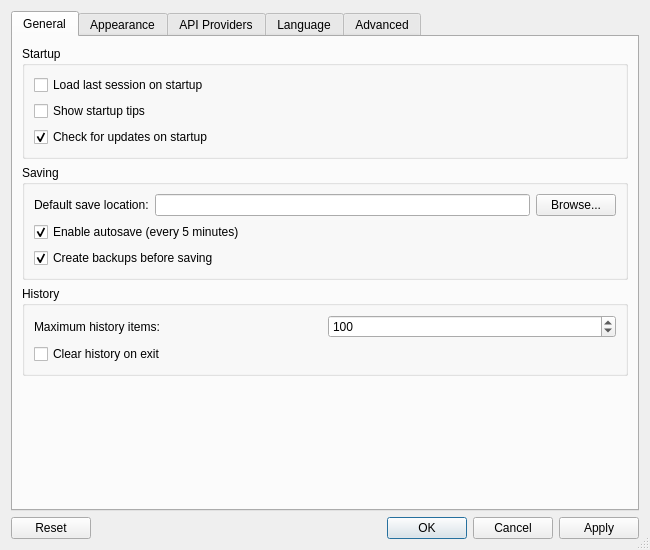
<?xml version="1.0" encoding="UTF-8"?>
<ui version="4.0">
 <class>SettingsDialog</class>
 <widget class="QDialog" name="SettingsDialog">
  <property name="geometry">
   <rect>
    <x>0</x>
    <y>0</y>
    <width>650</width>
    <height>550</height>
   </rect>
  </property>
  <property name="windowTitle">
   <string>Settings</string>
  </property>
  <property name="sizeGripEnabled">
   <bool>true</bool>
  </property>
  <layout class="QVBoxLayout" name="verticalLayout">
   <item>
    <widget class="QTabWidget" name="tabWidget">
     <property name="currentIndex">
      <number>0</number>
     </property>
     <widget class="QWidget" name="generalTab">
      <attribute name="title">
       <string>General</string>
      </attribute>
      <layout class="QVBoxLayout" name="verticalLayout_2">
       <item>
        <widget class="QGroupBox" name="startupGroup">
         <property name="title">
          <string>Startup</string>
         </property>
         <layout class="QGridLayout" name="gridLayout">
          <item row="0" column="0">
           <widget class="QCheckBox" name="loadLastSessionCheckBox">
            <property name="text">
             <string>Load last session on startup</string>
            </property>
           </widget>
          </item>
          <item row="1" column="0">
           <widget class="QCheckBox" name="showStartupTipsCheckBox">
            <property name="text">
             <string>Show startup tips</string>
            </property>
           </widget>
          </item>
          <item row="2" column="0">
           <widget class="QCheckBox" name="checkForUpdatesCheckBox">
            <property name="text">
             <string>Check for updates on startup</string>
            </property>
            <property name="checked">
             <bool>true</bool>
            </property>
           </widget>
          </item>
         </layout>
        </widget>
       </item>
       <item>
        <widget class="QGroupBox" name="saveGroup">
         <property name="title">
          <string>Saving</string>
         </property>
         <layout class="QGridLayout" name="gridLayout_2">
          <item row="0" column="0">
           <widget class="QLabel" name="defaultSaveLocationLabel">
            <property name="text">
             <string>Default save location:</string>
            </property>
           </widget>
          </item>
          <item row="0" column="1">
           <widget class="QLineEdit" name="defaultSaveLocationEdit"/>
          </item>
          <item row="0" column="2">
           <widget class="QPushButton" name="browseSaveLocationButton">
            <property name="text">
             <string>Browse...</string>
            </property>
           </widget>
          </item>
          <item row="1" column="0" colspan="2">
           <widget class="QCheckBox" name="autosaveCheckBox">
            <property name="text">
             <string>Enable autosave (every 5 minutes)</string>
            </property>
            <property name="checked">
             <bool>true</bool>
            </property>
           </widget>
          </item>
          <item row="2" column="0" colspan="2">
           <widget class="QCheckBox" name="createBackupsCheckBox">
            <property name="text">
             <string>Create backups before saving</string>
            </property>
            <property name="checked">
             <bool>true</bool>
            </property>
           </widget>
          </item>
         </layout>
        </widget>
       </item>
       <item>
        <widget class="QGroupBox" name="historyGroup">
         <property name="title">
          <string>History</string>
         </property>
         <layout class="QGridLayout" name="gridLayout_3">
          <item row="0" column="0">
           <widget class="QLabel" name="maxHistoryItemsLabel">
            <property name="text">
             <string>Maximum history items:</string>
            </property>
           </widget>
          </item>
          <item row="0" column="1">
           <widget class="QSpinBox" name="maxHistoryItemsSpinBox">
            <property name="minimum">
             <number>10</number>
            </property>
            <property name="maximum">
             <number>1000</number>
            </property>
            <property name="value">
             <number>100</number>
            </property>
           </widget>
          </item>
          <item row="1" column="0" colspan="2">
           <widget class="QCheckBox" name="clearHistoryOnExitCheckBox">
            <property name="text">
             <string>Clear history on exit</string>
            </property>
           </widget>
          </item>
         </layout>
        </widget>
       </item>
       <item>
        <spacer name="verticalSpacer">
         <property name="orientation">
          <enum>Qt::Vertical</enum>
         </property>
         <property name="sizeHint" stdset="0">
          <size>
           <width>20</width>
           <height>40</height>
          </size>
         </property>
        </spacer>
       </item>
      </layout>
     </widget>
     <widget class="QWidget" name="appearanceTab">
      <attribute name="title">
       <string>Appearance</string>
      </attribute>
      <layout class="QVBoxLayout" name="verticalLayout_3">
       <item>
        <widget class="QGroupBox" name="themeGroup">
         <property name="title">
          <string>Theme</string>
         </property>
         <layout class="QGridLayout" name="gridLayout_4">
          <item row="0" column="0">
           <widget class="QLabel" name="themeLabel">
            <property name="text">
             <string>Application theme:</string>
            </property>
           </widget>
          </item>
          <item row="0" column="1">
           <widget class="QComboBox" name="themeComboBox">
            <item>
             <property name="text">
              <string>Light</string>
             </property>
            </item>
            <item>
             <property name="text">
              <string>Dark</string>
             </property>
            </item>
            <item>
             <property name="text">
              <string>System</string>
             </property>
            </item>
            <item>
             <property name="text">
              <string>Custom</string>
             </property>
            </item>
           </widget>
          </item>
          <item row="1" column="0">
           <widget class="QLabel" name="accentColorLabel">
            <property name="text">
             <string>Accent color:</string>
            </property>
           </widget>
          </item>
          <item row="1" column="1">
           <widget class="QPushButton" name="accentColorButton">
            <property name="text">
             <string>Choose color...</string>
            </property>
           </widget>
          </item>
         </layout>
        </widget>
       </item>
       <item>
        <widget class="QGroupBox" name="fontGroup">
         <property name="title">
          <string>Fonts</string>
         </property>
         <layout class="QGridLayout" name="gridLayout_5">
          <item row="0" column="0">
           <widget class="QLabel" name="interfaceFontLabel">
            <property name="text">
             <string>Interface font:</string>
            </property>
           </widget>
          </item>
          <item row="0" column="1">
           <widget class="QFontComboBox" name="interfaceFontComboBox"/>
          </item>
          <item row="0" column="2">
           <widget class="QLabel" name="interfaceFontSizeLabel">
            <property name="text">
             <string>Size:</string>
            </property>
           </widget>
          </item>
          <item row="0" column="3">
           <widget class="QSpinBox" name="interfaceFontSizeSpinBox">
            <property name="minimum">
             <number>8</number>
            </property>
            <property name="maximum">
             <number>24</number>
            </property>
            <property name="value">
             <number>10</number>
            </property>
           </widget>
          </item>
          <item row="1" column="0">
           <widget class="QLabel" name="editorFontLabel">
            <property name="text">
             <string>Editor font:</string>
            </property>
           </widget>
          </item>
          <item row="1" column="1">
           <widget class="QFontComboBox" name="editorFontComboBox"/>
          </item>
          <item row="1" column="2">
           <widget class="QLabel" name="editorFontSizeLabel">
            <property name="text">
             <string>Size:</string>
            </property>
           </widget>
          </item>
          <item row="1" column="3">
           <widget class="QSpinBox" name="editorFontSizeSpinBox">
            <property name="minimum">
             <number>8</number>
            </property>
            <property name="maximum">
             <number>24</number>
            </property>
            <property name="value">
             <number>11</number>
            </property>
           </widget>
          </item>
          <item row="2" column="0" colspan="4">
           <widget class="QCheckBox" name="enableFontSmoothingCheckBox">
            <property name="text">
             <string>Enable font smoothing (anti-aliasing)</string>
            </property>
            <property name="checked">
             <bool>true</bool>
            </property>
           </widget>
          </item>
         </layout>
        </widget>
       </item>
       <item>
        <widget class="QGroupBox" name="layoutGroup">
         <property name="title">
          <string>Layout Options</string>
         </property>
         <layout class="QGridLayout" name="gridLayout_6">
          <item row="0" column="0">
           <widget class="QCheckBox" name="showStatusBarCheckBox">
            <property name="text">
             <string>Show status bar</string>
            </property>
            <property name="checked">
             <bool>true</bool>
            </property>
           </widget>
          </item>
          <item row="0" column="1">
           <widget class="QCheckBox" name="showToolbarCheckBox">
            <property name="text">
             <string>Show toolbar</string>
            </property>
            <property name="checked">
             <bool>true</bool>
            </property>
           </widget>
          </item>
          <item row="1" column="0">
           <widget class="QLabel" name="uiDensityLabel">
            <property name="text">
             <string>UI density:</string>
            </property>
           </widget>
          </item>
          <item row="1" column="1">
           <widget class="QComboBox" name="uiDensityComboBox">
            <item>
             <property name="text">
              <string>Compact</string>
             </property>
            </item>
            <item>
             <property name="text">
              <string>Normal</string>
             </property>
            </item>
            <item>
             <property name="text">
              <string>Comfortable</string>
             </property>
            </item>
           </widget>
          </item>
         </layout>
        </widget>
       </item>
       <item>
        <spacer name="verticalSpacer_2">
         <property name="orientation">
          <enum>Qt::Vertical</enum>
         </property>
         <property name="sizeHint" stdset="0">
          <size>
           <width>20</width>
           <height>40</height>
          </size>
         </property>
        </spacer>
       </item>
      </layout>
     </widget>
     <widget class="QWidget" name="apiKeysTab">
      <attribute name="title">
       <string>API Providers</string>
      </attribute>
      <layout class="QVBoxLayout" name="verticalLayout_4">
       <item>
        <widget class="QGroupBox" name="apiProvidersGroup">
         <property name="title">
          <string>LLM Providers</string>
         </property>
         <layout class="QVBoxLayout" name="verticalLayout_6">
          <item>
           <widget class="QTableWidget" name="apiKeyTable">
            <property name="selectionBehavior">
             <enum>QAbstractItemView::SelectRows</enum>
            </property>
            <column>
             <property name="text">
              <string>Provider</string>
             </property>
            </column>
            <column>
             <property name="text">
              <string>API Key</string>
             </property>
            </column>
            <column>
             <property name="text">
              <string>Status</string>
             </property>
            </column>
           </widget>
          </item>
          <item>
           <layout class="QHBoxLayout" name="horizontalLayout">
            <item>
             <widget class="QPushButton" name="addApiKeyButton">
              <property name="text">
               <string>Add API Key</string>
              </property>
             </widget>
            </item>
            <item>
             <widget class="QPushButton" name="editApiKeyButton">
              <property name="text">
               <string>Edit</string>
              </property>
             </widget>
            </item>
            <item>
             <widget class="QPushButton" name="removeApiKeyButton">
              <property name="text">
               <string>Remove</string>
              </property>
             </widget>
            </item>
            <item>
             <widget class="QPushButton" name="verifyApiKeyButton">
              <property name="text">
               <string>Verify</string>
              </property>
             </widget>
            </item>
           </layout>
          </item>
         </layout>
        </widget>
       </item>
       <item>
        <widget class="QGroupBox" name="defaultProviderGroup">
         <property name="title">
          <string>Default Settings</string>
         </property>
         <layout class="QGridLayout" name="gridLayout_7">
          <item row="0" column="0">
           <widget class="QLabel" name="defaultProviderLabel">
            <property name="text">
             <string>Default provider:</string>
            </property>
           </widget>
          </item>
          <item row="0" column="1">
           <widget class="QComboBox" name="defaultProviderComboBox"/>
          </item>
          <item row="1" column="0">
           <widget class="QLabel" name="usageLimitLabel">
            <property name="text">
             <string>Monthly usage limit ($):</string>
            </property>
           </widget>
          </item>
          <item row="1" column="1">
           <widget class="QDoubleSpinBox" name="usageLimitSpinBox">
            <property name="prefix">
             <string>$</string>
            </property>
            <property name="maximum">
             <double>1000.000000000000000</double>
            </property>
            <property name="value">
             <double>10.000000000000000</double>
            </property>
           </widget>
          </item>
          <item row="2" column="0" colspan="2">
           <widget class="QCheckBox" name="warnOnLimitCheckBox">
            <property name="text">
             <string>Warn when approaching usage limit</string>
            </property>
            <property name="checked">
             <bool>true</bool>
            </property>
           </widget>
          </item>
         </layout>
        </widget>
       </item>
       <item>
        <spacer name="verticalSpacer_3">
         <property name="orientation">
          <enum>Qt::Vertical</enum>
         </property>
         <property name="sizeHint" stdset="0">
          <size>
           <width>20</width>
           <height>40</height>
          </size>
         </property>
        </spacer>
       </item>
      </layout>
     </widget>
     <widget class="QWidget" name="languageTab">
      <attribute name="title">
       <string>Language</string>
      </attribute>
      <layout class="QVBoxLayout" name="verticalLayout_5">
       <item>
        <widget class="QGroupBox" name="interfaceLanguageGroup">
         <property name="title">
          <string>Interface Language</string>
         </property>
         <layout class="QGridLayout" name="gridLayout_8">
          <item row="0" column="0">
           <widget class="QLabel" name="languageLabel">
            <property name="text">
             <string>Application language:</string>
            </property>
           </widget>
          </item>
          <item row="0" column="1">
           <widget class="QComboBox" name="languageComboBox">
            <item>
             <property name="text">
              <string>English</string>
             </property>
            </item>
            <item>
             <property name="text">
              <string>Spanish</string>
             </property>
            </item>
            <item>
             <property name="text">
              <string>German</string>
             </property>
            </item>
            <item>
             <property name="text">
              <string>French</string>
             </property>
            </item>
            <item>
             <property name="text">
              <string>Chinese</string>
             </property>
            </item>
            <item>
             <property name="text">
              <string>Japanese</string>
             </property>
            </item>
            <item>
             <property name="text">
              <string>Arabic</string>
             </property>
            </item>
           </widget>
          </item>
          <item row="1" column="0" colspan="2">
           <widget class="QLabel" name="languageRestartLabel">
            <property name="text">
             <string>Note: Some language changes may require an application restart.</string>
            </property>
            <property name="wordWrap">
             <bool>true</bool>
            </property>
           </widget>
          </item>
         </layout>
        </widget>
       </item>
       <item>
        <widget class="QGroupBox" name="localizationGroup">
         <property name="title">
          <string>Localization</string>
         </property>
         <layout class="QGridLayout" name="gridLayout_9">
          <item row="0" column="0">
           <widget class="QLabel" name="dateFormatLabel">
            <property name="text">
             <string>Date format:</string>
            </property>
           </widget>
          </item>
          <item row="0" column="1">
           <widget class="QComboBox" name="dateFormatComboBox">
            <item>
             <property name="text">
              <string>System default</string>
             </property>
            </item>
            <item>
             <property name="text">
              <string>MM/DD/YYYY</string>
             </property>
            </item>
            <item>
             <property name="text">
              <string>DD/MM/YYYY</string>
             </property>
            </item>
            <item>
             <property name="text">
              <string>YYYY-MM-DD</string>
             </property>
            </item>
           </widget>
          </item>
          <item row="1" column="0">
           <widget class="QLabel" name="timeFormatLabel">
            <property name="text">
             <string>Time format:</string>
            </property>
           </widget>
          </item>
          <item row="1" column="1">
           <widget class="QComboBox" name="timeFormatComboBox">
            <item>
             <property name="text">
              <string>System default</string>
             </property>
            </item>
            <item>
             <property name="text">
              <string>12-hour (AM/PM)</string>
             </property>
            </item>
            <item>
             <property name="text">
              <string>24-hour</string>
             </property>
            </item>
           </widget>
          </item>
          <item row="2" column="0">
           <widget class="QLabel" name="numberFormatLabel">
            <property name="text">
             <string>Number format:</string>
            </property>
           </widget>
          </item>
          <item row="2" column="1">
           <widget class="QComboBox" name="numberFormatComboBox">
            <item>
             <property name="text">
              <string>System default</string>
             </property>
            </item>
            <item>
             <property name="text">
              <string>1,234.56</string>
             </property>
            </item>
            <item>
             <property name="text">
              <string>1.234,56</string>
             </property>
            </item>
            <item>
             <property name="text">
              <string>1 234,56</string>
             </property>
            </item>
           </widget>
          </item>
          <item row="3" column="0" colspan="2">
           <widget class="QCheckBox" name="rtlSupportCheckBox">
            <property name="text">
             <string>Enable RTL (Right-to-Left) support for Arabic/Hebrew</string>
            </property>
           </widget>
          </item>
         </layout>
        </widget>
       </item>
       <item>
        <spacer name="verticalSpacer_4">
         <property name="orientation">
          <enum>Qt::Vertical</enum>
         </property>
         <property name="sizeHint" stdset="0">
          <size>
           <width>20</width>
           <height>40</height>
          </size>
         </property>
        </spacer>
       </item>
      </layout>
     </widget>
     <widget class="QWidget" name="advancedTab">
      <attribute name="title">
       <string>Advanced</string>
      </attribute>
      <layout class="QVBoxLayout" name="verticalLayout_7">
       <item>
        <widget class="QGroupBox" name="databaseGroup">
         <property name="title">
          <string>Database</string>
         </property>
         <layout class="QGridLayout" name="gridLayout_10">
          <item row="0" column="0">
           <widget class="QLabel" name="databaseLocationLabel">
            <property name="text">
             <string>Database location:</string>
            </property>
           </widget>
          </item>
          <item row="0" column="1">
           <widget class="QLineEdit" name="databaseLocationLineEdit"/>
          </item>
          <item row="0" column="2">
           <widget class="QPushButton" name="browseDatabaseButton">
            <property name="text">
             <string>Browse...</string>
            </property>
           </widget>
          </item>
          <item row="1" column="0" colspan="3">
           <layout class="QHBoxLayout" name="horizontalLayout_2">
            <item>
             <widget class="QPushButton" name="backupDatabaseButton">
              <property name="text">
               <string>Backup Database</string>
              </property>
             </widget>
            </item>
            <item>
             <widget class="QPushButton" name="restoreDatabaseButton">
              <property name="text">
               <string>Restore From Backup</string>
              </property>
             </widget>
            </item>
            <item>
             <widget class="QPushButton" name="compactDatabaseButton">
              <property name="text">
               <string>Compact Database</string>
              </property>
             </widget>
            </item>
           </layout>
          </item>
          <item row="2" column="0" colspan="2">
           <widget class="QLabel" name="autoBackupLabel">
            <property name="text">
             <string>Automatic backup frequency:</string>
            </property>
           </widget>
          </item>
          <item row="2" column="2">
           <widget class="QComboBox" name="autoBackupComboBox">
            <item>
             <property name="text">
              <string>Daily</string>
             </property>
            </item>
            <item>
             <property name="text">
              <string>Weekly</string>
             </property>
            </item>
            <item>
             <property name="text">
              <string>Monthly</string>
             </property>
            </item>
            <item>
             <property name="text">
              <string>Never</string>
             </property>
            </item>
           </widget>
          </item>
         </layout>
        </widget>
       </item>
       <item>
        <widget class="QGroupBox" name="loggingGroup">
         <property name="title">
          <string>Logging</string>
         </property>
         <layout class="QGridLayout" name="gridLayout_11">
          <item row="0" column="0">
           <widget class="QLabel" name="logLevelLabel">
            <property name="text">
             <string>Log level:</string>
            </property>
           </widget>
          </item>
          <item row="0" column="1">
           <widget class="QComboBox" name="logLevelComboBox">
            <item>
             <property name="text">
              <string>Debug</string>
             </property>
            </item>
            <item>
             <property name="text">
              <string>Info</string>
             </property>
            </item>
            <item>
             <property name="text">
              <string>Warning</string>
             </property>
            </item>
            <item>
             <property name="text">
              <string>Error</string>
             </property>
            </item>
            <item>
             <property name="text">
              <string>Critical</string>
             </property>
            </item>
           </widget>
          </item>
          <item row="1" column="0">
           <widget class="QLabel" name="logRetentionLabel">
            <property name="text">
             <string>Log retention period:</string>
            </property>
           </widget>
          </item>
          <item row="1" column="1">
           <widget class="QComboBox" name="logRetentionComboBox">
            <item>
             <property name="text">
              <string>7 days</string>
             </property>
            </item>
            <item>
             <property name="text">
              <string>14 days</string>
             </property>
            </item>
            <item>
             <property name="text">
              <string>30 days</string>
             </property>
            </item>
            <item>
             <property name="text">
              <string>90 days</string>
             </property>
            </item>
            <item>
             <property name="text">
              <string>Keep all logs</string>
             </property>
            </item>
           </widget>
          </item>
          <item row="2" column="0" colspan="2">
           <widget class="QCheckBox" name="enablePerformanceLoggingCheckBox">
            <property name="text">
             <string>Enable performance logging</string>
            </property>
           </widget>
          </item>
         </layout>
        </widget>
       </item>
       <item>
        <widget class="QGroupBox" name="performanceGroup">
         <property name="title">
          <string>Performance</string>
         </property>
         <layout class="QGridLayout" name="gridLayout_12">
          <item row="0" column="0">
           <widget class="QLabel" name="cacheSizeLabel">
            <property name="text">
             <string>Cache size (MB):</string>
            </property>
           </widget>
          </item>
          <item row="0" column="1">
           <widget class="QSpinBox" name="cacheSizeSpinBox">
            <property name="minimum">
             <number>50</number>
            </property>
            <property name="maximum">
             <number>1000</number>
            </property>
            <property name="singleStep">
             <number>50</number>
            </property>
            <property name="value">
             <number>200</number>
            </property>
           </widget>
          </item>
          <item row="1" column="0" colspan="2">
           <widget class="QCheckBox" name="enableMultithreadingCheckBox">
            <property name="text">
             <string>Enable multithreading for improved performance</string>
            </property>
            <property name="checked">
             <bool>true</bool>
            </property>
           </widget>
          </item>
          <item row="2" column="0" colspan="2">
           <widget class="QCheckBox" name="prefetchDataCheckBox">
            <property name="text">
             <string>Prefetch data for faster browsing</string>
            </property>
            <property name="checked">
             <bool>true</bool>
            </property>
           </widget>
          </item>
         </layout>
        </widget>
       </item>
       <item>
        <spacer name="verticalSpacer_5">
         <property name="orientation">
          <enum>Qt::Vertical</enum>
         </property>
         <property name="sizeHint" stdset="0">
          <size>
           <width>20</width>
           <height>40</height>
          </size>
         </property>
        </spacer>
       </item>
      </layout>
     </widget>
    </widget>
   </item>
   <item>
    <widget class="QDialogButtonBox" name="buttonBox">
     <property name="orientation">
      <enum>Qt::Horizontal</enum>
     </property>
     <property name="standardButtons">
      <set>QDialogButtonBox::Apply|QDialogButtonBox::Cancel|QDialogButtonBox::Ok|QDialogButtonBox::Reset</set>
     </property>
    </widget>
   </item>
  </layout>
 </widget>
 <tabstops>
  <tabstop>tabWidget</tabstop>
  <tabstop>loadLastSessionCheckBox</tabstop>
  <tabstop>showStartupTipsCheckBox</tabstop>
  <tabstop>checkForUpdatesCheckBox</tabstop>
  <tabstop>defaultSaveLocationEdit</tabstop>
  <tabstop>browseSaveLocationButton</tabstop>
  <tabstop>autosaveCheckBox</tabstop>
  <tabstop>createBackupsCheckBox</tabstop>
  <tabstop>maxHistoryItemsSpinBox</tabstop>
  <tabstop>clearHistoryOnExitCheckBox</tabstop>
  <tabstop>themeComboBox</tabstop>
  <tabstop>accentColorButton</tabstop>
  <tabstop>interfaceFontComboBox</tabstop>
  <tabstop>interfaceFontSizeSpinBox</tabstop>
  <tabstop>editorFontComboBox</tabstop>
  <tabstop>editorFontSizeSpinBox</tabstop>
  <tabstop>enableFontSmoothingCheckBox</tabstop>
  <tabstop>showStatusBarCheckBox</tabstop>
  <tabstop>showToolbarCheckBox</tabstop>
  <tabstop>uiDensityComboBox</tabstop>
  <tabstop>apiKeyTable</tabstop>
  <tabstop>addApiKeyButton</tabstop>
  <tabstop>editApiKeyButton</tabstop>
  <tabstop>removeApiKeyButton</tabstop>
  <tabstop>verifyApiKeyButton</tabstop>
  <tabstop>defaultProviderComboBox</tabstop>
  <tabstop>usageLimitSpinBox</tabstop>
  <tabstop>warnOnLimitCheckBox</tabstop>
  <tabstop>languageComboBox</tabstop>
  <tabstop>dateFormatComboBox</tabstop>
  <tabstop>timeFormatComboBox</tabstop>
  <tabstop>numberFormatComboBox</tabstop>
  <tabstop>rtlSupportCheckBox</tabstop>
  <tabstop>databaseLocationLineEdit</tabstop>
  <tabstop>browseDatabaseButton</tabstop>
  <tabstop>backupDatabaseButton</tabstop>
  <tabstop>restoreDatabaseButton</tabstop>
  <tabstop>compactDatabaseButton</tabstop>
  <tabstop>autoBackupComboBox</tabstop>
  <tabstop>logLevelComboBox</tabstop>
  <tabstop>logRetentionComboBox</tabstop>
  <tabstop>enablePerformanceLoggingCheckBox</tabstop>
  <tabstop>cacheSizeSpinBox</tabstop>
  <tabstop>enableMultithreadingCheckBox</tabstop>
  <tabstop>prefetchDataCheckBox</tabstop>
 </tabstops>
 <resources/>
 <connections>
  <connection>
   <sender>buttonBox</sender>
   <signal>accepted()</signal>
   <receiver>SettingsDialog</receiver>
   <slot>accept()</slot>
   <hints>
    <hint type="sourcelabel">
     <x>248</x>
     <y>254</y>
    </hint>
    <hint type="destinationlabel">
     <x>157</x>
     <y>274</y>
    </hint>
   </hints>
  </connection>
  <connection>
   <sender>buttonBox</sender>
   <signal>rejected()</signal>
   <receiver>SettingsDialog</receiver>
   <slot>reject()</slot>
   <hints>
    <hint type="sourcelabel">
     <x>316</x>
     <y>260</y>
    </hint>
    <hint type="destinationlabel">
     <x>286</x>
     <y>274</y>
    </hint>
   </hints>
  </connection>
 </connections>
</ui> 
